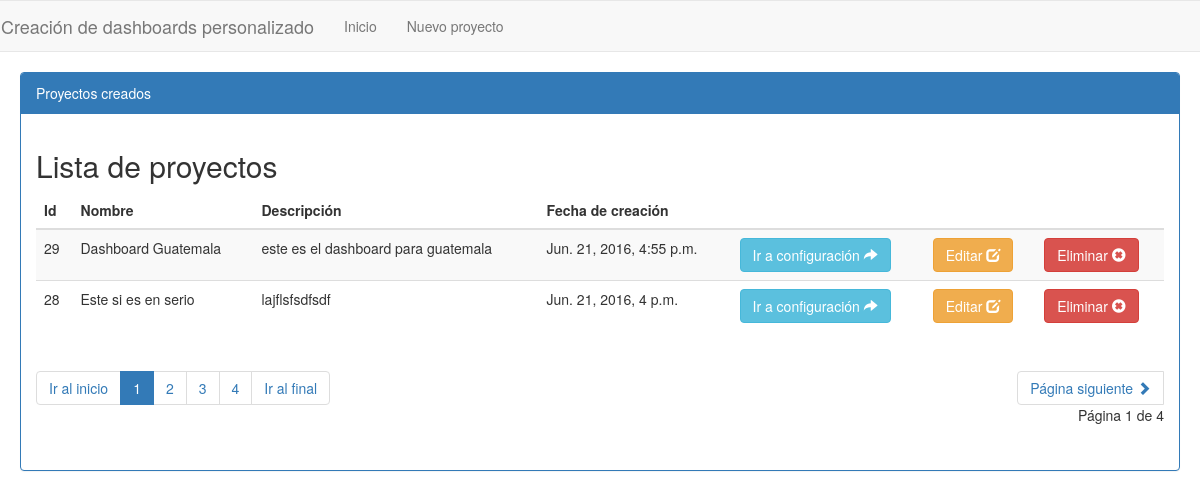
The page / on the database its author committed.
### dashboardConfigApp/models.py (models this page shows, shortened)
class Proyecto(models.Model):
	nombre = models.CharField(max_length=100)
	descripcion = models.CharField(max_length=100, default='')
	fechaCreacion = models.DateTimeField(default=timezone.now)

### dashboardConfigApp/views.py (the view)
# urls.py: url(r'^$', GetAllProject.as_view(), name="home"),
class GetAllProject( generic.ListView ):
    template_name = 'index.html'
    context_object_name = 'listAllProject'
    model = Proyecto
    paginate_by = 2
    def get_queryset( self ):
        return self.model.objects.all( ).order_by( '-fechaCreacion' )

### dashboardConfigApp/templates/index.html (shortened to what this page needs)
{% extends 'base.html' %}
{% block content %}
  	<div class="container-list-projects">
  		<div class="panel panel-primary">
 	 		<div class="panel-heading">Proyectos creados</div>
	 	 	<div class="panel-body">
	 	 		<h2>Lista de proyectos</h2>
				<table class="table table-striped allProject_table">
		 			<thead>
		 				<th>Id</th>
		 				<th>Nombre</th>
		 				<th>Descripción</th>
		 				<th>Fecha de creación</th>
		 				<th></th>
		 				<th></th>
		 				<th></th>
		 			</thead>
		 			<tbody id="allProject_table_tbody">
		 				{% for project in listAllProject %}
		 				<tr>
		 					<td>{{project.pk}}</td>
		 					<td>{{project.nombre}}</td>
		 					<td>{{project.descripcion}}</td>
		 					<td>{{project.fechaCreacion}}</td>
		 					<td><a href="{% url 'configProject' project.pk %}"class="btn btn-info goToConfig" id="{{project.pk}}">Ir
			 			a configuración <span class="glyphicon glyphicon-share-alt"></span></a></td>
                             <td><a href="{% url 'editProject' project.pk %}" class="btn btn-warning" id="{{project.pk}}">Editar <span class="glyphicon glyphicon-edit"></span></a></td>
		 				    <td><a href="{% url 'deleteProject' project.pk %}" class="btn btn-danger" id="{{project.pk}}">Eliminar <span class="glyphicon glyphicon-remove-sign"></span></a></td>
		 				{% endfor %}
		 			</tbody>
		 		</table>
                <div class="row">
                    <nav class="text-left col-xs-6">
                        <ul class="pagination">
                            {% if is_paginated %}
                                <li>
                                    <a href="?page=1">Ir al inicio</a>
                                </li>
                                {% for pageNum in paginator.page_range %}
                                    {% ifequal pageNum page_obj.number %}
                                        <li class="active"><a href="?page={{ pageNum }}">{{ pageNum }}</a></li>
                                        {% else %}
                                        <li><a href="?page={{ pageNum }}">{{ pageNum }}</a></li>
                                    {% endifequal %}
                                {% endfor %}
                                <li>
                                    <a href="?page={{ paginator.num_pages }}">Ir al final</a>
                                </li>
                            {% endif %}
                        </ul>
                    </nav>
                    <nav class="text-right col-xs-6">
                        <ul class="pagination">
                            {% if  is_paginated %}
                                 {% if page_obj.has_next %}
                                    <li>
                                        <a href="?page={{ page_obj.next_page_number }}">Página siguiente <span class="glyphicon glyphicon-chevron-right"></span></a>
                                    </li>
                                {% endif %}
                                <p>Página {{ page_obj.number }} de {{ page_obj.paginator.num_pages }}</p>
                            {% endif %}
                        </ul>
                    </nav>
                </div>
	 	 	</div>
 	 	</div>
 	</div>
{% endblock content %}

### dashboardConfigApp/static/css/new_project.css (style rules this page uses)
.container-list-projects { margin: 20px; }

### rows shown on the page
Proyecto: pk "29", nombre "Dashboard Guatemala", descripcion "este es el dashboard para guatemala", fechaCreacion "Jun. 21, 2016, 4:55 p.m."
Proyecto: pk "28", nombre "Este si es en serio", descripcion "lajflsfsdfsdf", fechaCreacion "Jun. 21, 2016, 4 p.m."

### other values the page prints
{{ pageNum }} "1"
{{ pageNum }} "2" "3" "4"
{{ page_obj.number }} "1"
{{ page_obj.paginator.num_pages }} "4"
